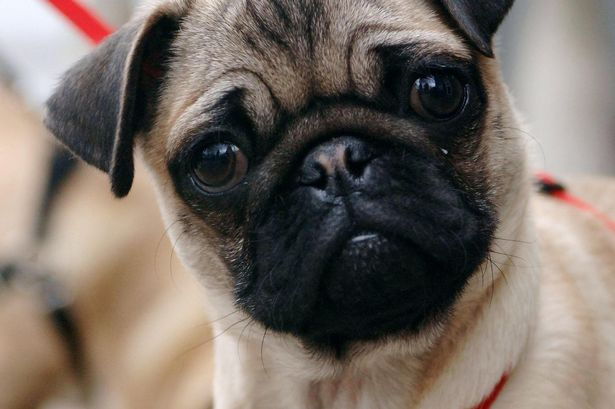
#> input picture Assignment-4/Dog2.jpg, 615 x 409 px
$ python test.py
#> lines starting #> are read from the running program, lines starting #| are printed output that depends on the picture
import matplotlib.pyplot as plt
import cv2
import numpy as np
from skimage.util import img_as_float


def main():
    img_path = 'Dog2.jpg'
    rgbImg = plt.imread(img_path)
#> rgbImg is the input picture: shape (409, 615, 3); mean R, G, B 118.4, 108.1, 100
    print(rgbImg.shape)
#| (409, 615, 3)
    grayscale = cv2.cvtColor(rgbImg,cv2.COLOR_RGB2GRAY)
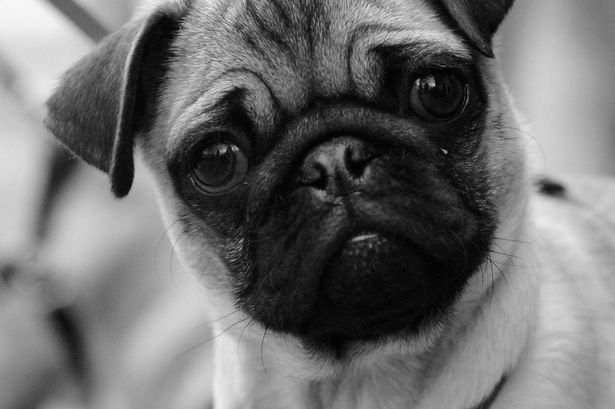
#> grayscale: shape (409, 615); min 0, max 248, mean 110.3

    """used for converting the pixel values into float
    as there was type mismatch betweet the ketnel and image"""

    grayscale = img_as_float(grayscale)
    # grayscale = np.zeros((3, 3), dtype=np.float32)
    # grayscale += np.arange(3)
    print(grayscale.shape)
#| (409, 615)

    '''Generating Kernels'''
    #kernel1 = np.ones((3, 3), dtype=np.float32) *(1)/3
    kernel1 = np.array([[0, -1, 0],
                        [0, 4, 0],
                        [0, -1, 0]])
    print('Kernel1: {}'.format(kernel1))

    x, y = grayscale.shape
#> x = 409; y = 615
    kx,ky = kernel1.shape
    r = x + kx - 1
#> r = 411
    c = y + ky - 1
#> c = 617
    padded_img = np.zeros((r,c),dtype=np.float32)

    """Zero padding the origianl image"""

    for i in range(x):
        for j in range(y):
            padded_img[i+(kx-1)//2,j+(ky-1)//2] = grayscale[i,j]
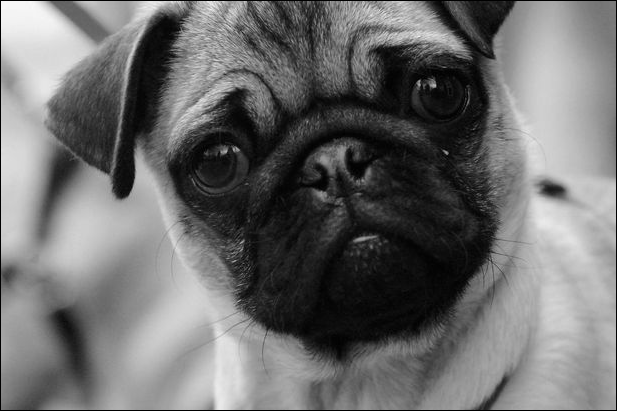
#> padded_img: shape (411, 617) float32; min 0, max 0.973, mean 0.429

    processed_img1 = np.zeros((x,y),dtype=np.float32)

    """Replacing the value with kernel* matrix value """

    for i in range(r):
        for j in range(c):
            for k in range(kx):
                for l in range(kx):
                    if i < x and i >= 0 and j < y and j >= 0:
                        processed_img1[i,j] += kernel1[k,l] * padded_img[i+k,j+l]
                        if(processed_img1[i,j]) >= 256:
                            processed_img1[i,j] = 255
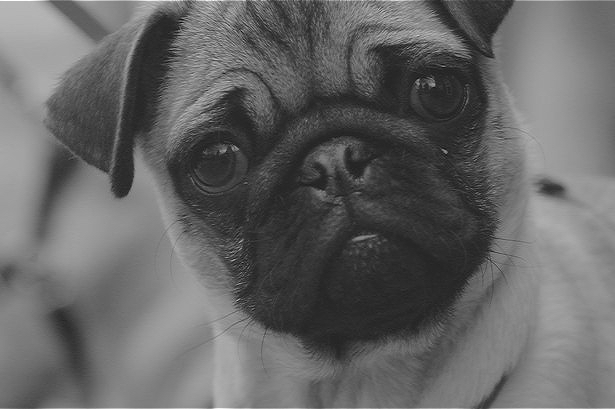
#> processed_img1: shape (409, 615) float32; min -0.494, max 2.91, mean 0.867; drawn with min black and max white


    """Filtering with built in function"""

    processed_img2 = cv2.filter2D(grayscale,-1,kernel1);
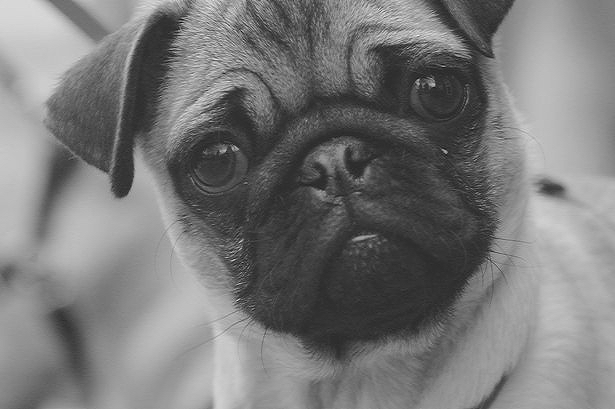
#> processed_img2: shape (409, 615) float64; min -0.494, max 2.37, mean 0.865; drawn with min black and max white

    plt.figure(figsize=(20,20))
    plt.subplot(1,3,1)
    plt.imshow(grayscale,cmap='gray')
    plt.title("Original Grayscale Image")
    plt.subplot(1,3,2)
    plt.imshow(processed_img1,cmap='gray')
    plt.title("Manually Filtered Image with zero padding")
    plt.subplot(1,3,3)
    plt.imshow(processed_img2,cmap='gray')
    plt.title("Automated Filtered Image")
    plt.savefig('filtering.jpg')
    plt.show()

if __name__ == '__main__':
    main()
